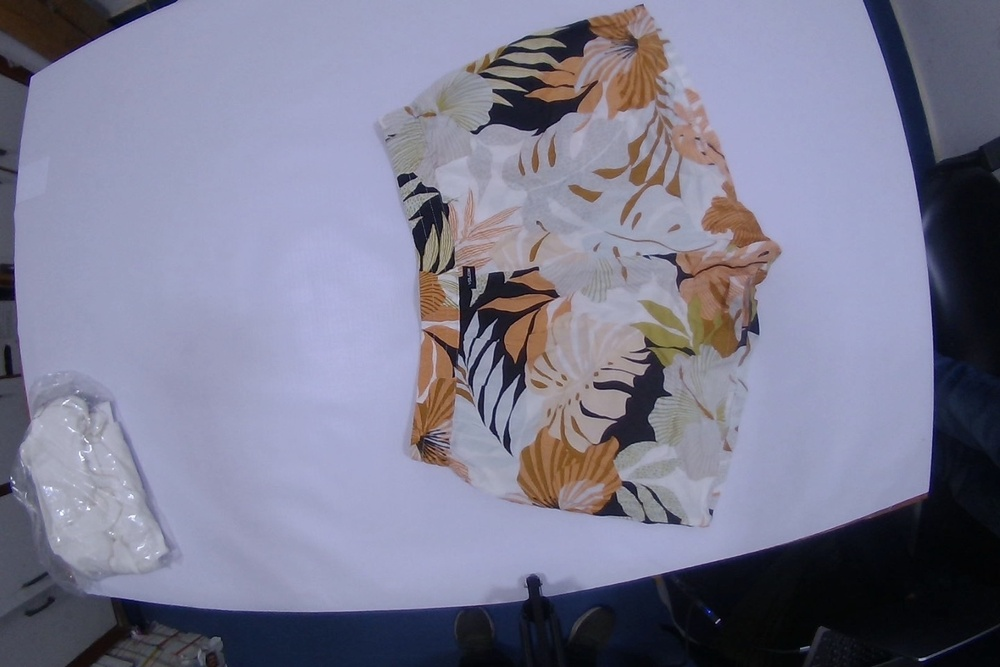
#> input picture test_data/test_images/pic1.jpeg, 1000 x 667 px, shrunk from 1440 x 960 before the run
$ python -i utlis.py   (imports and definitions only)
#> lines starting #> are read from the running program, lines starting #| are printed output that depends on the picture; after the words box and inside, x2 and y2 are one past the last pixel; in counts of white or black regions, pixels touching at a corner belong together
#> further down, picture is the input picture: shape (667, 1000, 3); mean B, G, R 145.1, 123.5, 123.7
import cv2
import numpy as np
def getContours(img, cThr=[100, 100], showCanny=False, minArea=1000, filter=0, draw=False):
#> called with showCanny = False, minArea = 1000, filter = 0, draw = False
    imgGray = cv2.cvtColor(img, cv2.COLOR_BGR2GRAY)
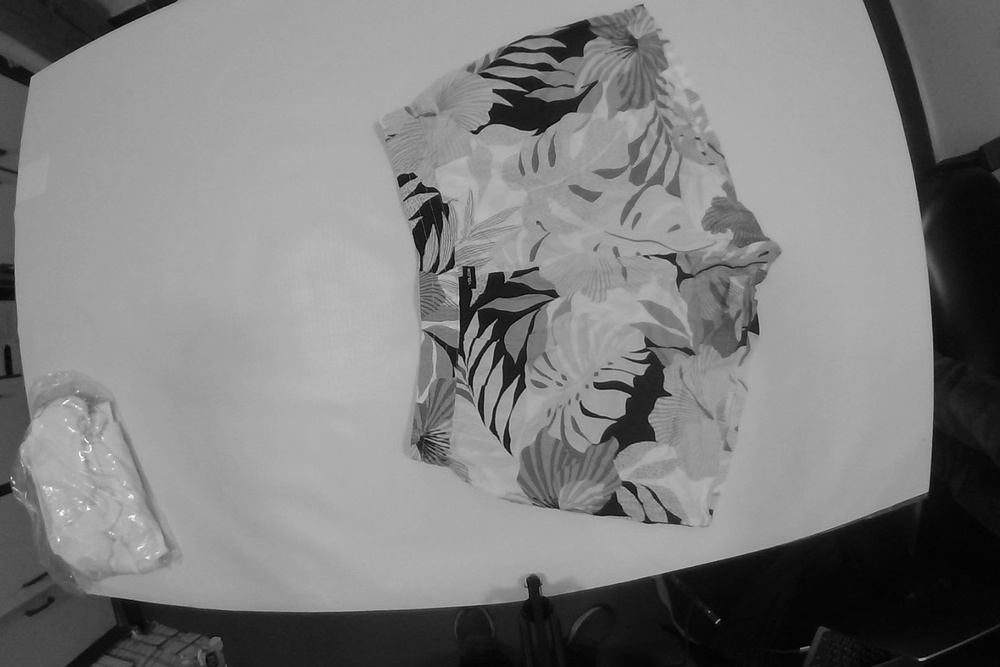
#> imgGray: shape (667, 1000); min 1, max 251, mean 126.1
    imgBlur = cv2.bilateralFilter(imgGray, 9, 150, 150)
    imgCanny = cv2.Canny(imgBlur, cThr[0], cThr[1], apertureSize=3)
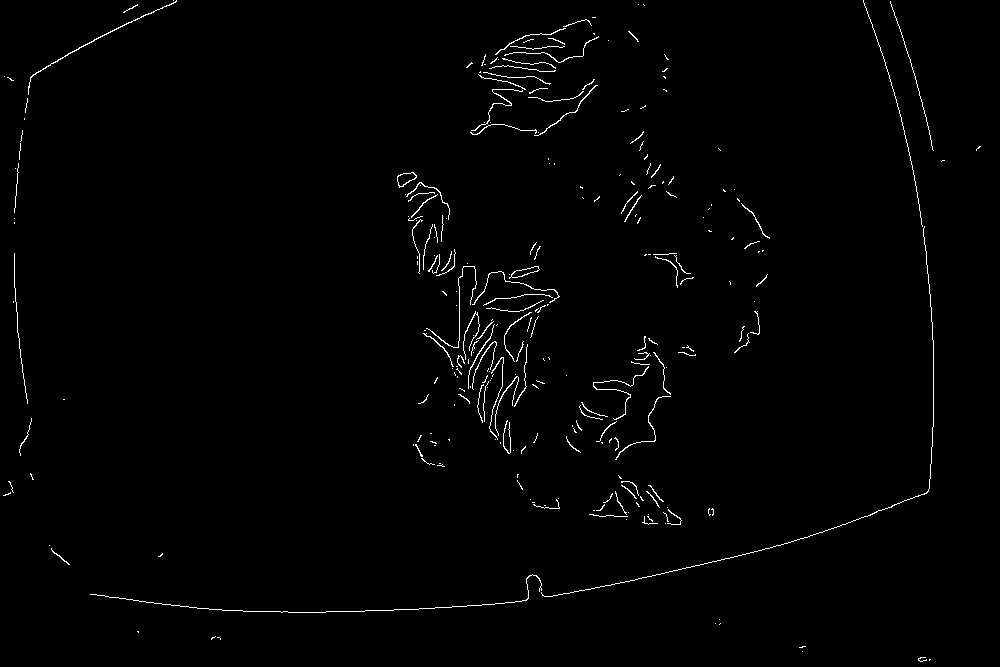
#> imgCanny: shape (667, 1000); 1.1% white in thin lines or dots
    kernel = np.ones((5, 5))
    imgDial = cv2.dilate(imgCanny, kernel, iterations=3)
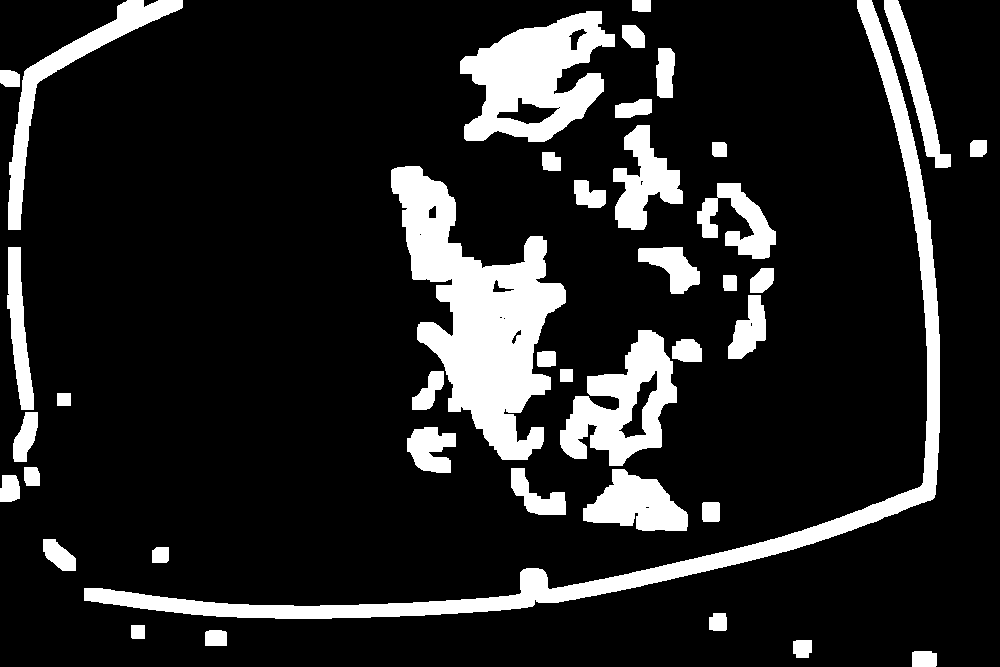
#> imgDial: shape (667, 1000); 15% white; 41 white regions, largest, box (x1, y1, x2, y2) and area: (391, 166, 566, 460) 22887, (84, 0, 940, 619) 20540, (460, 11, 615, 142) 11577
    imgThre = cv2.erode(imgDial, kernel, iterations=2)
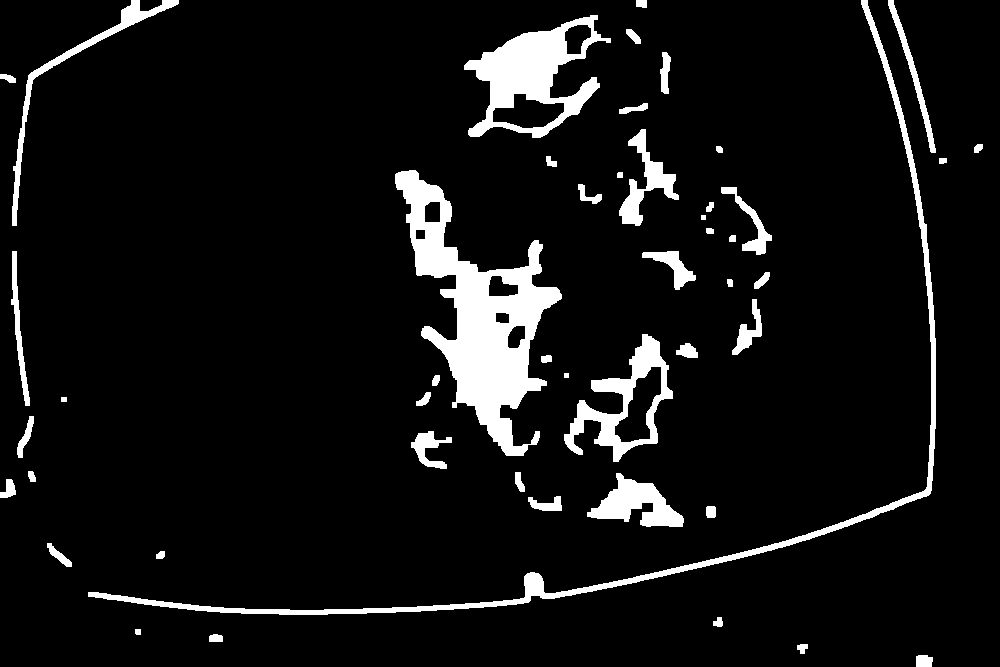
#> imgThre: shape (667, 1000); 7.6% white; 49 white regions
    if showCanny:
        cv2.imshow('Canny', imgCanny)
    contours, hierarchy = cv2.findContours(imgThre, cv2.RETR_EXTERNAL, cv2.CHAIN_APPROX_SIMPLE)
#> contours = 49 contours, 2 with area under 20; largest, box (x1, y1, x2, y2) and area: (395, 170, 562, 456) 17106, (464, 15, 611, 138) 9054, (88, 0, 936, 615) 6572, (564, 334, 673, 462) 5550, (587, 473, 684, 527) 2393
    finalContours = []
    perimeter=0
    for i in contours:
        area = cv2.contourArea(i)
        if area > minArea:
            peri = cv2.arcLength(i, True)
            approx = cv2.approxPolyDP(i, 0.001 * peri, True)
            bbox = cv2.boundingRect(approx)
            if draw:
                cv2.drawContours(img, [i], -1, (255, 0, 0), 5)
                x, y, w, h = bbox
                cv2.rectangle(img, (x, y), (x + w, y + h), (0, 255, 0), 2)
                perimeter = peri
                cv2.putText(img, f"Perimeter: {peri:.2f} px", (x, y - 10),
                            cv2.FONT_HERSHEY_SIMPLEX, 0.6, (255, 0, 0), 2)
            if filter > 0:
                if len(approx) == filter:
                    finalContours.append([len(approx), area, approx, bbox, i, peri])
            else:
                finalContours.append([len(approx), area, approx, bbox, i, peri])
#> this loop made 49 passes
#> (area, peri, bbox) on passes 11, 22, 35, 40, 45, 47, 49: (2393, 331.7, (587, 473, 97, 54)), (5550.5, 615.5, (564, 334, 109, 128)), (17106.5, 1202.7, (395, 170, 167, 286)), (1654.5, 371.9, (619, 129, 60, 97)), (9054.5, 656.2, (464, 15, 147, 123)), (6571.5, 2892, (88, 0, 848, 615)), (1895, 706.1, (12, 0, 167, 226))
#> area on passes 1 to 6: 160.5, 61.5, 82, 24.5, 58, 46.5
#> after the loop, finalContours = 7 items
    finalContours = sorted(finalContours, key=lambda x: x[1], reverse=True)
    return img, finalContours, perimeter

>>> import cv2
>>> picture = cv2.imread('test_data/test_images/pic1.jpeg')
>>> result = getContours(picture)
